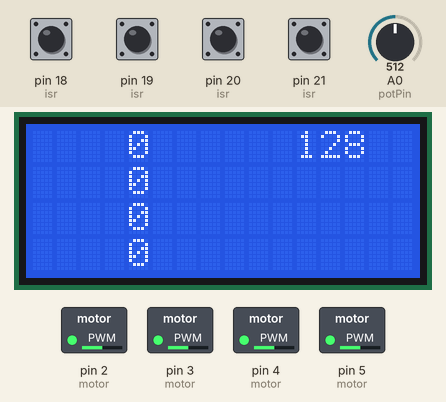
Recording of a sketch running on a simulated Arduino Mega 2560, built with avr-gcc and run on an emulated ATmega2560. On the bench: 16×4 character LCD, switched loads named in the sketch (green lamp = pin HIGH). Inputs (shaded band) come from the test bench; at power-on: pin 18 (isr), pin 19 (isr), pin 20 (isr), pin 21 (isr) HIGH, A0 (potPin) = 512.

Above: at 1.2 s.
1.3 s: A0 (potPin) set to 783
At 1.9 s:
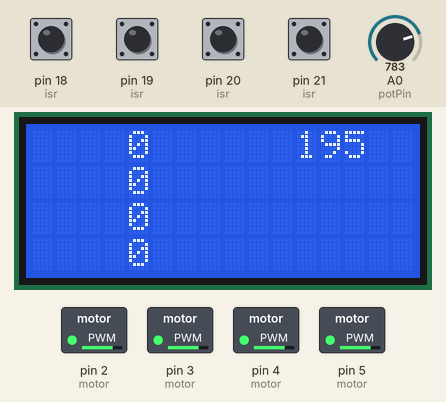
2.8 s: A0 (potPin) set to 815
At 4.5 s:
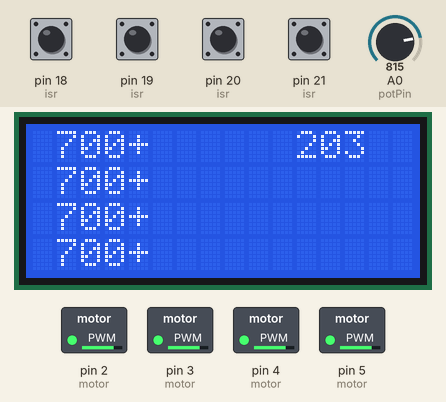
4.8 s: A0 (potPin) set to 716
At 4.87 s:
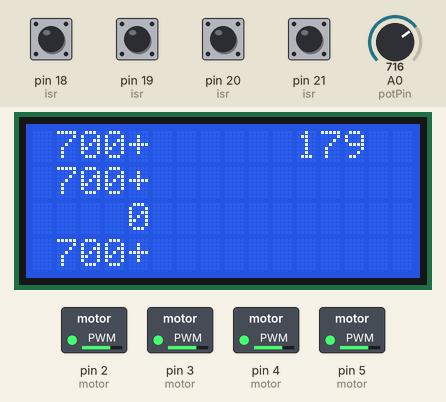
6.7 s: A0 (potPin) set to 190
At 7.2 s:
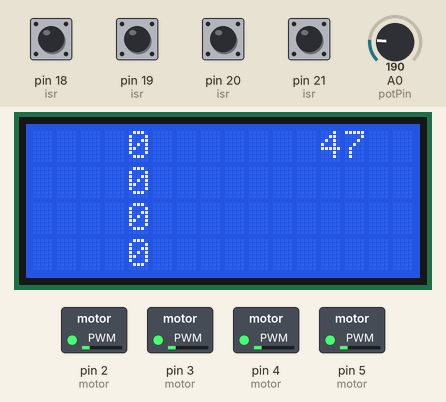
8.2 s: pin 18 (isr) pulled LOW for 0.15 s
At 10.0 s:
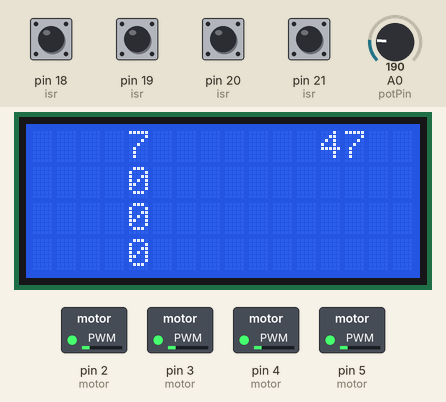
11.3 s: pin 19 (isr) pulled LOW for 0.15 s
At 13.0 s:
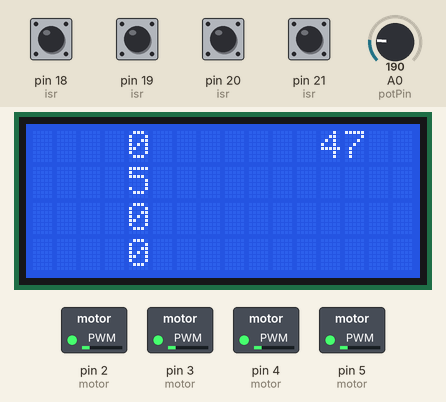
Timing chart, 0 to 14.5 s (numbered marks = the images above; inputs shaded):
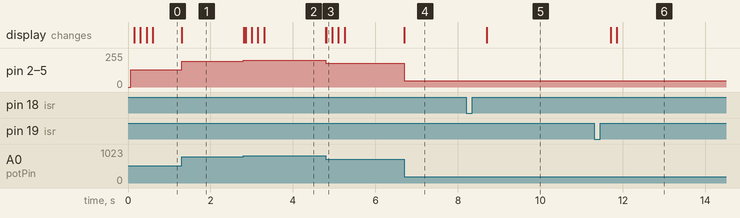

Measured:
- the behaviour switches between 799 and 800 on A0 (potPin) (found by bisection; images 1 and 2)
- after the input at 1.3 s, pin 2 (motor), pin 3 (motor), pin 4 (motor), pin 5 (motor): 128/255 → 195/255 at once; the display: changes at once (image 1)
- after the input at 2.8 s, pin 2 (motor), pin 3 (motor), pin 4 (motor), pin 5 (motor): 195/255 → 200/255 at once; the display: first changes at once (image 2 shows a later state)
- after the input at 4.8 s, pin 2 (motor), pin 3 (motor), pin 4 (motor), pin 5 (motor): 200/255 → 179/255 at once; the display: first changes at once (image 3 shows a later state)
- after the input at 6.7 s, pin 2 (motor), pin 3 (motor), pin 4 (motor), pin 5 (motor): 179/255 → 47/255 at once; the display: changes at once (image 4)
- after the input at 8.2 s, the display: changes after 0.50 s (image 5)
- after the input at 11.3 s, the display: first differs from a run without the input after 0.55 s (image 6)

The sketch:

v_1.0.ino
```cpp
#include <LiquidCrystal.h>
#define reset 0
#define set 1

// initialise library variables.
// LiquidCrystal lcd(RS, EN, D4, D5, D6, D7);
// LiquidCrystal lcd(12, 11, 5, 4, 3, 2);
LiquidCrystal lcd(49, 48, 53, 52, 51, 50);

byte lcdRow = 0;                              // used to switch rows on the lcdisplay.
byte potPin = A0;                             // holds the pin that is attached to potentiometer data line.
int potValue = 0;                             // holds value read from potentiometer.
struct typeMotor {
  byte pin;
  unsigned long oldTime;
  int rpm;
};
struct typeISR {
  byte pin;
  volatile byte flag;
  volatile byte counter;
};

typeMotor motor[] = {{2, 0, 0}, {3, 0, 0}, {4, 0, 0}, {5, 0, 0}};
typeISR isr[] = {{18, 0, 0}, {19, 0, 0}, {20, 0, 0}, {21, 0, 0}};

void setup() {
  lcd.begin(16, 4);
  pinMode(potPin, INPUT);
  for (int i = 0; i < 4; i++) {
    pinMode(motor[i].pin, OUTPUT);
  }
  for (int i = 0; i < 4; i++) {
    pinMode(isr[i].pin, INPUT_PULLUP);
  }
  attachInterrupt(digitalPinToInterrupt(18), interruptRoutine18, RISING);
  attachInterrupt(digitalPinToInterrupt(19), interruptRoutine19, RISING);
  attachInterrupt(digitalPinToInterrupt(20), interruptRoutine20, RISING);
  attachInterrupt(digitalPinToInterrupt(21), interruptRoutine21, RISING);
}

void loop() {
  potValue = analogRead(potPin) / 4;
  for (int i = 0; i < 4; i++) {
    if (potValue > 200) analogWrite(motor[i].pin, 200);
    else analogWrite(motor[i].pin, potValue);
  }
  for (int i = 0; i < 4; i++) {
    if (isr[i].flag) {
      motor[i].rpm = (60000) / (millis() - motor[i].oldTime);
      motor[i].oldTime = millis();
      isr[i].counter = reset;
      isr[i].flag = reset;
    }
  }
  // print on the lcd screen. testing not done.
  if ((millis() % 150) == 0) {
    if (potValue < 200) {
      lcd.setCursor(1, lcdRow);
      lcd.print(" ");
      ((motor[lcdRow].rpm / 100) > 0) ? : lcd.print(" ");
      ((motor[lcdRow].rpm / 10) > 0) ? : lcd.print(" ");
      lcd.print(motor[lcdRow].rpm);
    }
    else {
      lcd.setCursor(1, lcdRow);
      lcd.print("700+");
    }
    (lcdRow == 3) ? (lcdRow = 0) : (lcdRow++);
  }
  lcd.setCursor(11, 0);
  ((potValue / 100) > 0) ? : lcd.print(" ");
  ((potValue / 10) > 0) ? : lcd.print(" ");
  lcd.print(potValue);
  for (int i = 0; i < 4; i++) if ((millis() - motor[i].oldTime) > 3000) motor[i].rpm = 0;
}

// interrupt service routine for pin 18
void interruptRoutine18() {
  isr[0].counter++;
  isr[0].flag = set;
}

// interrupt service routine for pin 19
void interruptRoutine19() {
  isr[1].counter++;
  isr[1].flag = set;
}

// interrupt service routine for pin 20
void interruptRoutine20() {
  isr[2].counter++;
  isr[2].flag = set;
}

// interrupt service routine for pin 21
void interruptRoutine21() {
  isr[3].counter++;
  isr[3].flag = set;
}
```
